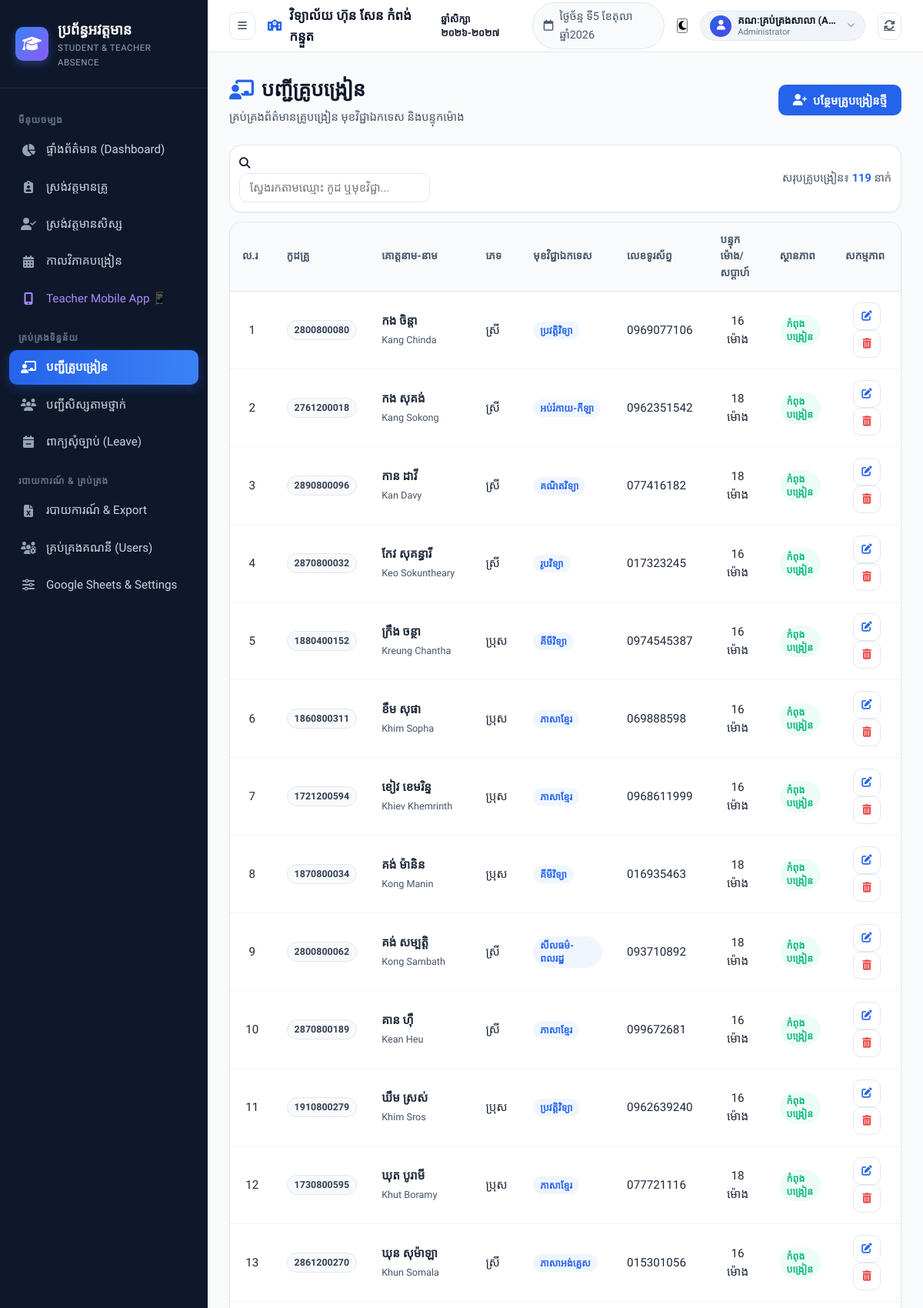
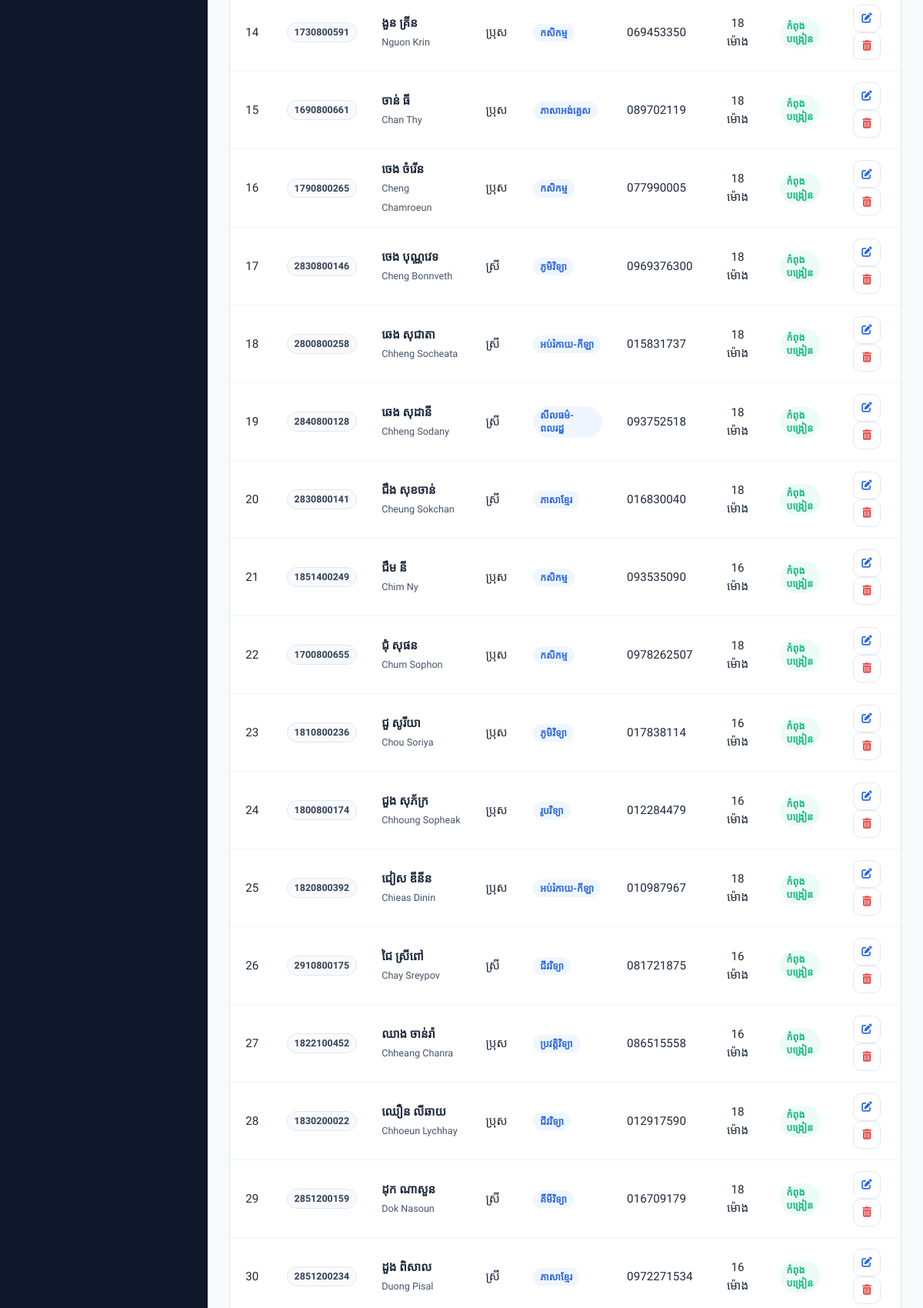
The app's page /teachers (signed in, upper part) with its own data (2 pictures, top to bottom).
### tables this page shows
CREATE TABLE settings (
            key TEXT PRIMARY KEY,
            value TEXT,
            updated_at TIMESTAMP DEFAULT CURRENT_TIMESTAMP
        );

CREATE TABLE teachers (
            id INTEGER PRIMARY KEY AUTOINCREMENT,
            teacher_code TEXT NOT NULL UNIQUE,
            full_name_kh TEXT NOT NULL,
            full_name_en TEXT,
            gender TEXT NOT NULL, -- ប្រុស (M) / ស្រី (F)
            phone TEXT,
            email TEXT,
            subject TEXT NOT NULL, -- មុខវិជ្ជាឯកទេស
            total_hours_weekly INTEGER DEFAULT 18, -- បន្ទុកម៉ោងបង្រៀនក្នុងមួយសប្តាហ៍
            status TEXT DEFAULT 'Active', -- Active, Inactive, OnLeave
            created_at TIMESTAMP DEFAULT CURRENT_TIMESTAMP
        , qualification TEXT, current_duty TEXT, training_level TEXT);

### app.py (the view)
@app.route("/teachers")
@login_required(role="admin")
def teachers_page():
    teachers = db.get_teachers(active_only=False)
    return render_template("teachers.html", teachers=teachers)

### app.py (called while the page is built, shortened)
@app.context_processor
def inject_school_info():
    in_maint, maint_msg = db.is_system_in_maintenance()
    return {
        "global_school_name_kh": db.get_setting("school_name_kh", "វិទ្យាល័យ ហ៊ុន សែន កំពង់កន្ទួត"),
        "global_school_name_en": db.get_setting("school_name_en", "Hun Sen Kampong Kantuot High School"),
        "current_user": session.get("user"),
        "is_maintenance_mode": in_maint,
        "maintenance_message": maint_msg
    }

@app.before_request
def check_maintenance():
    in_maint, maint_msg = db.is_system_in_maintenance()
    if not in_maint:
        return None

def login_required(role=None):
    def decorator(f):
        @functools.wraps(f)
        def decorated_function(*args, **kwargs):
            if "user" not in session:
                if request.path.startswith("/api/"):
                    return jsonify({"success": False, "error": "Unauthorized", "message": "សូមចូលគណនីជាមុនសិន"}), 401
                return redirect(url_for("login", next=request.url))
            user = session["user"]
            return f(*args, **kwargs)
        return decorated_function
    return decorator

### database.py (called while the page is built)
def get_db_connection():
    conn = sqlite3.connect(DB_PATH, timeout=30.0)
    conn.row_factory = sqlite3.Row
    conn.execute("PRAGMA foreign_keys = ON;")
    conn.execute("PRAGMA journal_mode = WAL;")
    return conn

def get_teachers(active_only=True):
    conn = get_db_connection()
    query = "SELECT * FROM teachers"
    if active_only:
        query += " WHERE status = 'Active'"
    query += " ORDER BY full_name_kh ASC"
    teachers = conn.execute(query).fetchall()
    conn.close()
    return [dict(t) for t in teachers]

def get_setting(key, default=None):
    conn = get_db_connection()
    row = conn.execute("SELECT value FROM settings WHERE key = ?", (key,)).fetchone()
    conn.close()
    return row["value"] if row else default

def is_system_in_maintenance():
    val = get_setting("maintenance_mode", "0")
    msg = get_setting("maintenance_message", "ប្រព័ន្ធកំពុងស្ថិតក្រោមការថែទាំ និងកែលម្អបច្ចេកទេសបណ្តោះអាសន្ន។ សូមអភ័យទោសចំពោះការរំខាន!")
    return (val == "1"), msg

### templates/teachers.html (shortened to what this page needs)
{% extends "base.html" %}
{% block content %}
<div class="teachers-page">
    <div class="page-header-row">
        <div>
            <h1 class="page-title"><i class="fa-solid fa-chalkboard-user text-primary"></i> បញ្ជីគ្រូបង្រៀន</h1>
            <p class="page-subtitle">គ្រប់គ្រងព័ត៌មានគ្រូបង្រៀន មុខវិជ្ជាឯកទេស និងបន្ទុកម៉ោង</p>
        </div>
        <div class="header-actions">
            <button class="btn btn-primary" onclick="openTeacherModal()">
                <i class="fa-solid fa-user-plus"></i> បន្ថែមគ្រូបង្រៀនថ្មី
            </button>
        </div>
    </div>
    <div class="card mb-3 p-3">
        <div class="d-flex justify-between align-center flex-wrap gap-2">
            <div class="search-box">
                <i class="fa-solid fa-magnifying-glass"></i>
                <input type="text" id="teacherSearchInput" class="form-control" placeholder="ស្វែងរកតាមឈ្មោះ កូដ ឬមុខវិជ្ជា...">
            </div>
            <div class="text-muted small">
                សរុបគ្រូបង្រៀន៖ <strong class="text-primary">{{ teachers|length }}</strong> នាក់
            </div>
        </div>
    </div>
    <div class="card">
        <div class="card-body p-0">
            <div class="table-responsive">
                <table class="table table-hover" id="teachersTable">
                    <thead>
                        <tr>
                            <th style="width: 50px;">ល.រ</th>
                            <th style="width: 100px;">កូដគ្រូ</th>
                            <th style="width: 220px;">គោត្តនាម-នាម</th>
                            <th style="width: 70px;">ភេទ</th>
                            <th style="width: 150px;">មុខវិជ្ជាឯកទេស</th>
                            <th style="width: 140px;">លេខទូរស័ព្ទ</th>
                            <th style="width: 110px;">បន្ទុកម៉ោង/សប្តាហ៍</th>
                            <th style="width: 90px;">ស្ថានភាព</th>
                            <th style="width: 110px;" class="text-center">សកម្មភាព</th>
                        </tr>
                    </thead>
                    <tbody>
                        {% for t in teachers %}
                        <tr data-teacher-row="{{ t.teacher_code }} {{ t.full_name_kh }} {{ t.subject }}">
                            <td class="text-center">{{ loop.index }}</td>
                            <td><span class="badge badge-light fw-bold">{{ t.teacher_code }}</span></td>
                            <td>
                                <div class="fw-bold">{{ t.full_name_kh }}</div>
                                {% if t.full_name_en %}
                                <small class="text-muted">{{ t.full_name_en }}</small>
                                {% endif %}
                            </td>
                            <td>{{ 'ប្រុស' if t.gender == 'M' else 'ស្រី' }}</td>
                            <td><span class="badge badge-primary">{{ t.subject }}</span></td>
                            <td>{{ t.phone or '—' }}</td>
                            <td class="text-center">{{ t.total_hours_weekly }} ម៉ោង</td>
                            <td>
                                {% if t.status == 'Active' %}
                                    <span class="badge badge-success">កំពុងបង្រៀន</span>
                                {% else %}
                                    <span class="badge badge-secondary">{{ t.status }}</span>
                                {% endif %}
                            </td>
                            <td class="text-center">
                                <button class="btn-icon text-primary" title="កែប្រែ" onclick='editTeacher({{ t|tojson }})'>
                                    <i class="fa-solid fa-pen-to-square"></i>
                                </button>
                                <button class="btn-icon text-danger" title="លុប" onclick="deleteTeacher({{ t.id }}, '{{ t.full_name_kh }}')">
                                    <i class="fa-solid fa-trash-can"></i>
                                </button>
                            </td>
                        </tr>
                        {% endfor %}
                    </tbody>
                </table>
            </div>
        </div>
    </div>
</div>
{% endblock %}

### templates/base.html (shortened to what this page needs)
<!DOCTYPE html>
<html lang="km">
<head>
    <link rel="stylesheet" href="https://cdnjs.cloudflare.com/ajax/libs/font-awesome/6.5.1/css/all.min.css">
    <link rel="stylesheet" href="{{ url_for('static', filename='css/style.css') }}">
</head>
<body>
    <div class="app-layout">
        <aside class="sidebar" id="sidebar">
            <div class="brand">
                <div class="brand-icon">
                    <i class="fa-solid fa-graduation-cap"></i>
                </div>
                <div class="brand-text">
                    <h2>ប្រព័ន្ធអវត្តមាន</h2>
                    <span>Student & Teacher Absence</span>
                </div>
            </div>
            <nav class="nav-menu">
                {% if current_user and current_user.role == 'teacher' %}
                <div class="nav-section-title">មឺនុយគ្រូបង្រៀន</div>
                <a href="{{ url_for('portal_page') }}" class="nav-link {% if request.path == '/portal' %}active{% endif %}">
                    <i class="fa-solid fa-chalkboard-user"></i>
                    <span>ទំព័រដើម (Teacher Portal)</span>
                </a>
                <a href="{{ url_for('portal_attendance_page') }}" class="nav-link {% if 'portal/attendance' in request.path %}active{% endif %}">
                    <i class="fa-solid fa-user-check"></i>
                    <span>ស្រង់វត្តមានម៉ោងបច្ចុប្បន្ន</span>
                </a>
                <a href="{{ url_for('timetable_page') }}" class="nav-link {% if 'timetable' in request.path %}active{% endif %}">
                    <i class="fa-solid fa-calendar-days"></i>
                    <span>កាលវិភាគបង្រៀនរបស់ខ្ញុំ</span>
                </a>
                <a href="{{ url_for('leave_requests_page') }}" class="nav-link {% if request.path == '/leave-requests' %}active{% endif %}">
                    <i class="fa-solid fa-calendar-minus"></i>
                    <span>ពាក្យសុំច្បាប់ (Leave)</span>
                </a>
                <a href="{{ url_for('portal_page') }}" target="_blank" class="nav-link" style="color: #a78bfa;">
                    <i class="fa-solid fa-mobile-screen-button" style="color: #a78bfa;"></i>
                    <span>Teacher Mobile App 📱</span>
                </a>
                {% else %}
                <div class="nav-section-title">មឺនុយចម្បង</div>
                <a href="{{ url_for('index') }}" class="nav-link {% if request.path == '/' %}active{% endif %}">
                    <i class="fa-solid fa-chart-pie"></i>
                    <span>ផ្ទាំងព័ត៌មាន (Dashboard)</span>
                </a>
                <a href="{{ url_for('teacher_attendance_page') }}" class="nav-link {% if 'teacher-attendance' in request.path %}active{% endif %}">
                    <i class="fa-solid fa-clipboard-user"></i>
                    <span>ស្រង់វត្តមានគ្រូ</span>
                </a>
                <a href="{{ url_for('student_attendance_page') }}" class="nav-link {% if 'student-attendance' in request.path %}active{% endif %}">
                    <i class="fa-solid fa-user-check"></i>
                    <span>ស្រង់វត្តមានសិស្ស</span>
                </a>
                <a href="{{ url_for('timetable_page') }}" class="nav-link {% if 'timetable' in request.path %}active{% endif %}">
                    <i class="fa-solid fa-calendar-days"></i>
                    <span>កាលវិភាគបង្រៀន</span>
                </a>
                <a href="{{ url_for('portal_page') }}" target="_blank" class="nav-link" style="color: #a78bfa;">
                    <i class="fa-solid fa-mobile-screen-button" style="color: #a78bfa;"></i>
                    <span>Teacher Mobile App 📱</span>
                </a>
                <div class="nav-section-title">គ្រប់គ្រងទិន្នន័យ</div>
                <a href="{{ url_for('teachers_page') }}" class="nav-link {% if request.path == '/teachers' %}active{% endif %}">
                    <i class="fa-solid fa-chalkboard-user"></i>
                    <span>បញ្ជីគ្រូបង្រៀន</span>
                </a>
                <a href="{{ url_for('students_page') }}" class="nav-link {% if request.path == '/students' %}active{% endif %}">
                    <i class="fa-solid fa-users"></i>
                    <span>បញ្ជីសិស្សតាមថ្នាក់</span>
                </a>
                <a href="{{ url_for('leave_requests_page') }}" class="nav-link {% if request.path == '/leave-requests' %}active{% endif %}">
                    <i class="fa-solid fa-calendar-minus"></i>
                    <span>ពាក្យសុំច្បាប់ (Leave)</span>
                </a>
                <div class="nav-section-title">របាយការណ៍ & គ្រប់គ្រង</div>
                <a href="{{ url_for('reports_page') }}" class="nav-link {% if request.path == '/reports' %}active{% endif %}">
                    <i class="fa-solid fa-file-excel"></i>
                    <span>របាយការណ៍ & Export</span>
                </a>
                <a href="{{ url_for('users_page') }}" class="nav-link {% if request.path == '/users' %}active{% endif %}">
                    <i class="fa-solid fa-users-gear"></i>
                    <span>គ្រប់គ្រងគណនី (Users)</span>
                </a>
                <a href="{{ url_for('settings_page') }}" class="nav-link {% if request.path == '/settings' %}active{% endif %}">
                    <i class="fa-solid fa-sliders"></i>
                    <span>Google Sheets & Settings</span>
                </a>
                {% endif %}
            </nav>
        </aside>
        <div class="main-wrapper">
            <header class="top-navbar">
                <div class="navbar-left">
                    <button id="sidebarToggle" class="btn-icon" title="Toggle Menu">
                        <i class="fa-solid fa-bars"></i>
                    </button>
                    <div class="school-badge-container">
                        <i class="fa-solid fa-school text-primary"></i>
                        <span class="school-title">{{ global_school_name_kh }}</span>
                        <span class="badge badge-soft">ឆ្នាំសិក្សា ២០២៦-២០២៧</span>
                    </div>
                </div>
                <div class="navbar-right">
                    <div class="quick-date">
                        <i class="fa-regular fa-calendar"></i>
                        <span id="headerLiveDate">...</span>
                    </div>
                    <button type="button" id="themeToggleBtn" class="theme-toggle-btn" onclick="toggleTheme()" title="ប្តូរពណ៌ (Light/Dark Mode)" aria-label="Toggle Theme">
                        <i class="fa-solid fa-moon" id="themeToggleIcon"></i>
                    </button>
                    {% if current_user %}
                        <div class="user-menu-dropdown" style="position:relative;">
                            <button class="user-profile-btn" id="userMenuBtn" onclick="toggleUserDropdown()" style="display:flex; align-items:center; gap:8px; background:#f1f5f9; border:1px solid #e2e8f0; padding:4px 12px; border-radius:20px; cursor:pointer; font-family:inherit;">
                                <div style="width:28px; height:28px; background:linear-gradient(135deg, #2563eb, #4f46e5); color:white; border-radius:50%; display:flex; align-items:center; justify-content:center; font-size:0.8rem;">
                                    <i class="fa-solid fa-user"></i>
                                </div>
                                <div style="text-align:left; line-height:1.2;">
                                    <div style="font-size:0.82rem; font-weight:600; color:#0f172a; max-width:130px; white-space:nowrap; overflow:hidden; text-overflow:ellipsis;">
                                        {{ current_user.full_name_kh }}
                                    </div>
                                    <div style="font-size:0.7rem; color:#64748b;">
                                        {{ 'Administrator' if current_user.role == 'admin' else 'គ្រូបង្រៀន' }}
                                    </div>
                                </div>
                                <i class="fa-solid fa-chevron-down" style="font-size:0.65rem; color:#94a3b8; margin-left:4px;"></i>
                            </button>
                        </div>
                    {% else %}
                        <a href="{{ url_for('login') }}" class="btn-primary btn-sm" style="display:flex; align-items:center; gap:6px;">
                            <i class="fa-solid fa-right-to-bracket"></i>
                            <span>ចូលគណនី</span>
                        </a>
                    {% endif %}
                    <a href="{{ url_for('settings_page') }}" class="btn-icon" title="Google Sheets Sync">
                        <i class="fa-solid fa-arrows-rotate"></i>
                    </a>
                </div>
            </header>
            <main class="page-content">
                {% block content %}{% endblock %}
            </main>
        </div>
    </div>
</body>
</html>

### records on screen
settings: value "វិទ្យាល័យ ហ៊ុន សែន កំពង់កន្ទួត"
teachers: teacher_code "2800800080", full_name_kh "កង ចិន្តា", full_name_en "Kang Chinda", gender "ស្រី", subject "ប្រវត្តិវិទ្យា", phone "0969077106", total_hours_weekly "16", status "កំពុងបង្រៀន"
teachers: teacher_code "2761200018", full_name_kh "កង សុគង់", full_name_en "Kang Sokong", gender "ស្រី", subject "អប់រំកាយ-កីឡា", phone "0962351542", total_hours_weekly "18", status "កំពុងបង្រៀន"
teachers: teacher_code "2890800096", full_name_kh "កាន ដាវី", full_name_en "Kan Davy", gender "ស្រី", subject "គណិតវិទ្យា", phone "077416182", total_hours_weekly "18", status "កំពុងបង្រៀន"
teachers: teacher_code "2870800032", full_name_kh "កែវ សុគន្ធារី", full_name_en "Keo Sokuntheary", gender "ស្រី", subject "រូបវិទ្យា", phone "017323245", total_hours_weekly "16", status "កំពុងបង្រៀន"
teachers: teacher_code "1880400152", full_name_kh "ក្រឹង ចន្ថា", full_name_en "Kreung Chantha", gender "ប្រុស", subject "គីមីវិទ្យា", phone "0974545387", total_hours_weekly "16", status "កំពុងបង្រៀន"
teachers: teacher_code "1860800311", full_name_kh "ខឹម សុផា", full_name_en "Khim Sopha", gender "ប្រុស", subject "ភាសាខ្មែរ", phone "069888598", total_hours_weekly "16", status "កំពុងបង្រៀន"
teachers: teacher_code "1721200594", full_name_kh "ខៀវ ខេមរិន្ទ", full_name_en "Khiev Khemrinth", gender "ប្រុស", subject "ភាសាខ្មែរ", phone "0968611999", total_hours_weekly "16", status "កំពុងបង្រៀន"
teachers: teacher_code "1870800034", full_name_kh "គង់ ម៉ានិន", full_name_en "Kong Manin", gender "ប្រុស", subject "គីមីវិទ្យា", phone "016935463", total_hours_weekly "18", status "កំពុងបង្រៀន"
teachers: teacher_code "2800800062", full_name_kh "គង់ សម្បត្តិ", full_name_en "Kong Sambath", gender "ស្រី", subject "សីលធម៌-ពលរដ្ឋ", phone "093710892", total_hours_weekly "18", status "កំពុងបង្រៀន"
teachers: teacher_code "2870800189", full_name_kh "គាន ហ៊ឺ", full_name_en "Kean Heu", gender "ស្រី", subject "ភាសាខ្មែរ", phone "099672681", total_hours_weekly "16", status "កំពុងបង្រៀន"
teachers: teacher_code "1910800279", full_name_kh "ឃឹម ស្រស់", full_name_en "Khim Sros", gender "ប្រុស", subject "ប្រវត្តិវិទ្យា", phone "0962639240", total_hours_weekly "16", status "កំពុងបង្រៀន"
teachers: teacher_code "1730800595", full_name_kh "ឃុត បូរាមី", full_name_en "Khut Boramy", gender "ប្រុស", subject "ភាសាខ្មែរ", phone "077721116", total_hours_weekly "18", status "កំពុងបង្រៀន"
teachers: teacher_code "2861200270", full_name_kh "ឃុន សុម៉ាឡា", full_name_en "Khun Somala", gender "ស្រី", subject "ភាសាអង់គ្លេស", phone "015301056", total_hours_weekly "16", status "កំពុងបង្រៀន"
teachers: teacher_code "1730800591", full_name_kh "ងួន គ្រីន", full_name_en "Nguon Krin", gender "ប្រុស", subject "កសិកម្ម", phone "069453350", total_hours_weekly "18", status "កំពុងបង្រៀន"
teachers: teacher_code "1690800661", full_name_kh "ចាន់ ធី", full_name_en "Chan Thy", gender "ប្រុស", subject "ភាសាអង់គ្លេស", phone "089702119", total_hours_weekly "18", status "កំពុងបង្រៀន"
teachers: teacher_code "1790800265", full_name_kh "ចេង ចំរើន", full_name_en "Cheng Chamroeun", gender "ប្រុស", subject "កសិកម្ម", phone "077990005", total_hours_weekly "18", status "កំពុងបង្រៀន"
teachers: teacher_code "2830800146", full_name_kh "ចេង បុណ្ណវេទ", full_name_en "Cheng Bonnveth", gender "ស្រី", subject "ភូមិវិទ្យា", phone "0969376300", total_hours_weekly "18", status "កំពុងបង្រៀន"
teachers: teacher_code "2800800258", full_name_kh "ឆេង សុជាតា", full_name_en "Chheng Socheata", gender "ស្រី", subject "អប់រំកាយ-កីឡា", phone "015831737", total_hours_weekly "18", status "កំពុងបង្រៀន"
teachers: teacher_code "2840800128", full_name_kh "ឆេង សុដានី", full_name_en "Chheng Sodany", gender "ស្រី", subject "សីលធម៌-ពលរដ្ឋ", phone "093752518", total_hours_weekly "18", status "កំពុងបង្រៀន"
teachers: teacher_code "2830800141", full_name_kh "ជឹង សុខចាន់", full_name_en "Cheung Sokchan", gender "ស្រី", subject "ភាសាខ្មែរ", phone "016830040", total_hours_weekly "18", status "កំពុងបង្រៀន"
teachers: teacher_code "1851400249", full_name_kh "ជឹម នី", full_name_en "Chim Ny", gender "ប្រុស", subject "កសិកម្ម", phone "093535090", total_hours_weekly "16", status "កំពុងបង្រៀន"
teachers: teacher_code "1700800655", full_name_kh "ជុំ សុផន", full_name_en "Chum Sophon", gender "ប្រុស", subject "កសិកម្ម", phone "0978262507", total_hours_weekly "18", status "កំពុងបង្រៀន"
teachers: teacher_code "1810800236", full_name_kh "ជួ សូរីយា", full_name_en "Chou Soriya", gender "ប្រុស", subject "ភូមិវិទ្យា", phone "017838114", total_hours_weekly "16", status "កំពុងបង្រៀន"
teachers: teacher_code "1800800174", full_name_kh "ជួង សុភ័ក្រ", full_name_en "Chhoung Sopheak", gender "ប្រុស", subject "រូបវិទ្យា", phone "012284479", total_hours_weekly "16", status "កំពុងបង្រៀន"
teachers: teacher_code "1820800392", full_name_kh "ជៀស ឌីនីន", full_name_en "Chieas Dinin", gender "ប្រុស", subject "អប់រំកាយ-កីឡា", phone "010987967", total_hours_weekly "18", status "កំពុងបង្រៀន"
teachers: teacher_code "2910800175", full_name_kh "ជៃ ស្រីពៅ", full_name_en "Chay Sreypov", gender "ស្រី", subject "ជីវវិទ្យា", phone "081721875", total_hours_weekly "16", status "កំពុងបង្រៀន"
teachers: teacher_code "1822100452", full_name_kh "ឈាង ចាន់រ៉ា", full_name_en "Chheang Chanra", gender "ប្រុស", subject "ប្រវត្តិវិទ្យា", phone "086515558", total_hours_weekly "16", status "កំពុងបង្រៀន"
teachers: teacher_code "1830200022", full_name_kh "ឈឿន លីឆាយ", full_name_en "Chhoeun Lychhay", gender "ប្រុស", subject "ជីវវិទ្យា", phone "012917590", total_hours_weekly "18", status "កំពុងបង្រៀន"
teachers: teacher_code "2851200159", full_name_kh "ដុក ណាសួន", full_name_en "Dok Nasoun", gender "ស្រី", subject "គីមីវិទ្យា", phone "016709179", total_hours_weekly "18", status "កំពុងបង្រៀន"
teachers: teacher_code "2851200234", full_name_kh "ដួង ពិសាល", full_name_en "Duong Pisal", gender "ស្រី", subject "ភាសាខ្មែរ", phone "0972271534", total_hours_weekly "16", status "កំពុងបង្រៀន"

### other values on screen
{{ current_user.full_name_kh }} "គណៈគ្រប់គ្រងសាលា (A…"
{{ 'Administrator' if current_user.role == 'admin' else 'គ្រូបង្រៀន' }} "Administrator"
{{ teachers|length }} "119"
